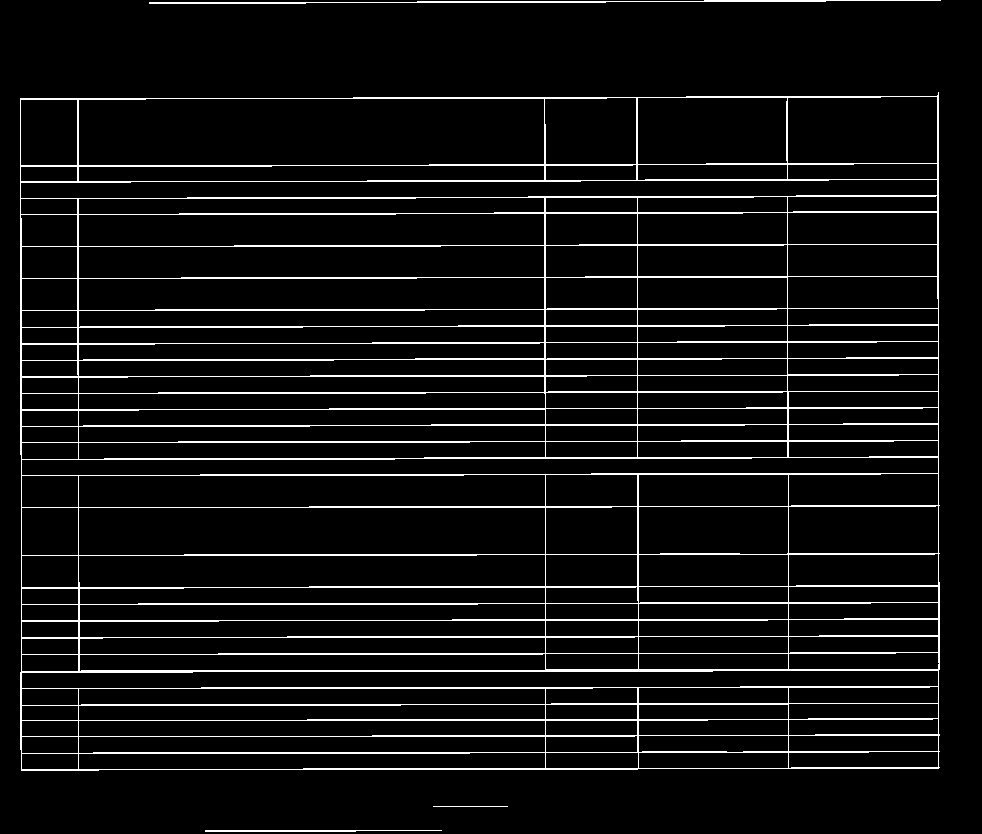
#> input picture parse-table/results/merged_table.png, 982 x 834 px
$ python main3.py
#> lines starting #> are read from the running program, lines starting #| are printed output that depends on the picture; after the words box and inside, x2 and y2 are one past the last pixel; in counts of white or black regions, pixels touching at a corner belong together
import cv2
import numpy as np
import matplotlib
from matplotlib.pyplot import imshow
from matplotlib import pyplot as plt


img = cv2.imread('results/merged_table.png')
#> img is the input picture: shape (834, 982, 3); min 0, max 255, mean 16.9
gray = cv2.cvtColor(img,cv2.COLOR_BGR2GRAY)

kernel_size = 5
blur_gray = cv2.GaussianBlur(gray,(kernel_size, kernel_size),0)
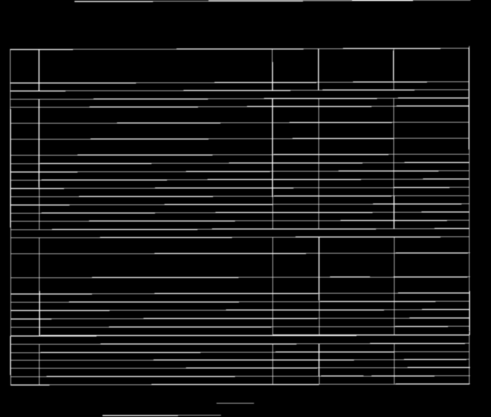
#> blur_gray: shape (834, 982) (shown at 1/2 size); min 0, max 229, mean 16.9

low_threshold = 50
high_threshold = 150
edges = cv2.Canny(blur_gray, low_threshold, high_threshold)
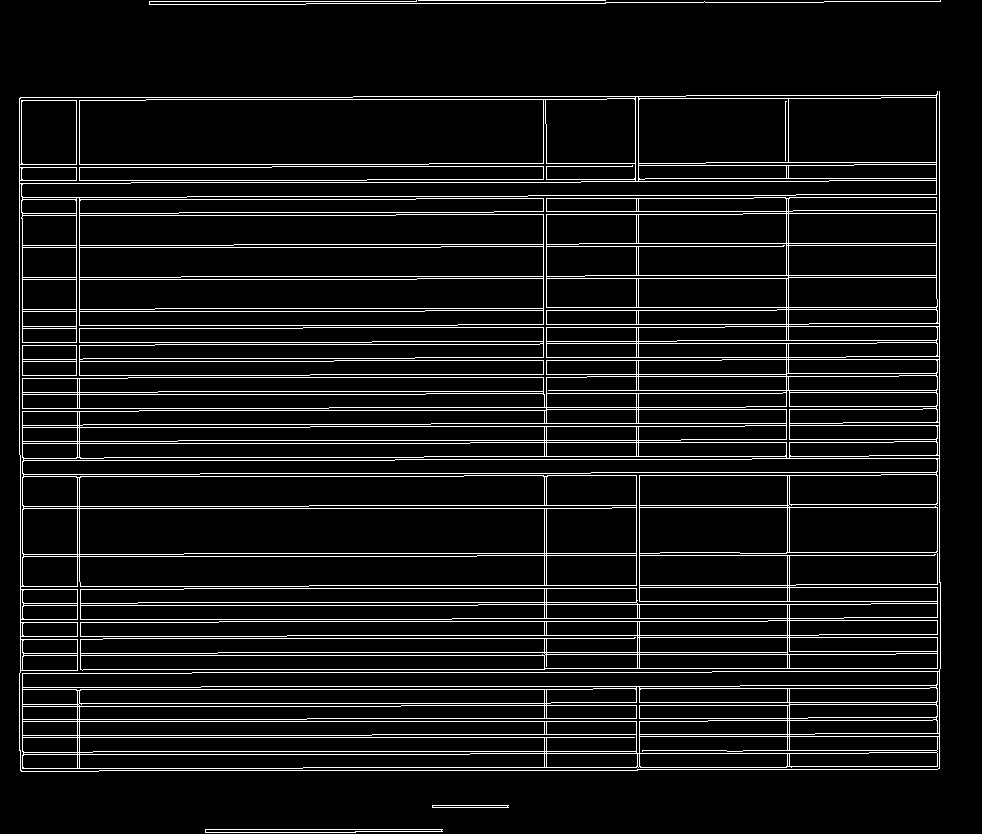
#> edges: shape (834, 982); 8.2% white in thin lines or dots

rho = 1  # distance resolution in pixels of the Hough grid
theta = np.pi / 180  # angular resolution in radians of the Hough grid
threshold = 15  # minimum number of votes (intersections in Hough grid cell)
min_line_length = 50  # minimum number of pixels making up a line
max_line_gap = 20  # maximum gap in pixels between connectable line segments
line_image = np.copy(img) * 0  # creating a blank to draw lines on
#> line_image: shape (834, 982, 3); every value is 0

# Run Hough on edge detected image
# Output "lines" is an array containing endpoints of detected line segments
lines = cv2.HoughLinesP(edges, rho, theta, threshold, np.array([]),
                    min_line_length, max_line_gap)
#> lines = 224 rows, first 6: [184, 588, 639, 588], [19, 721, 707, 721], [178, 440, 680, 440], [103, 638, 639, 638], [218, 652, 787, 652], [544, 668, 940, 668]

for line in lines:
    for x1,y1,x2,y2 in line:
        line_image = cv2.line(line_image,(x1,y1),(x2,y2),(255,0,0),2)
#> this loop made 224 passes
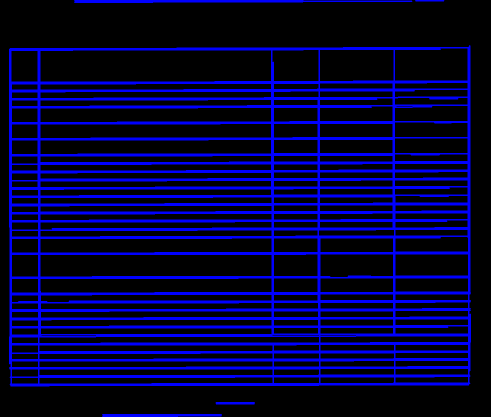
#> line_image: shape (834, 982, 3) (shown at 1/2 size); mean B, G, R 57, 0, 0


# Draw the lines on the  image
lines_edges = cv2.addWeighted(img, 0.8, line_image, 1, 0)
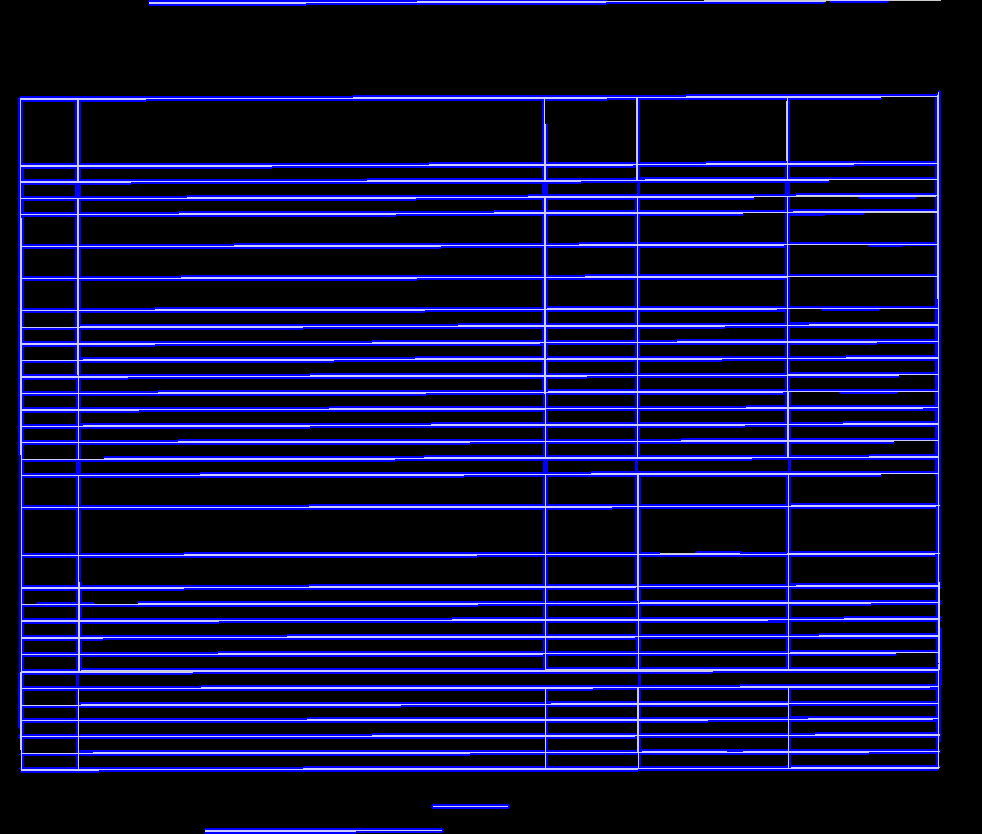
#> lines_edges: shape (834, 982, 3); mean B, G, R 57.2, 13.5, 13.5

cv2.imshow('image', line_image)
cv2.waitKey(0)

$ run again, with parse-table/results/horizontal_lines.png copied over parse-table/results/merged_table.png
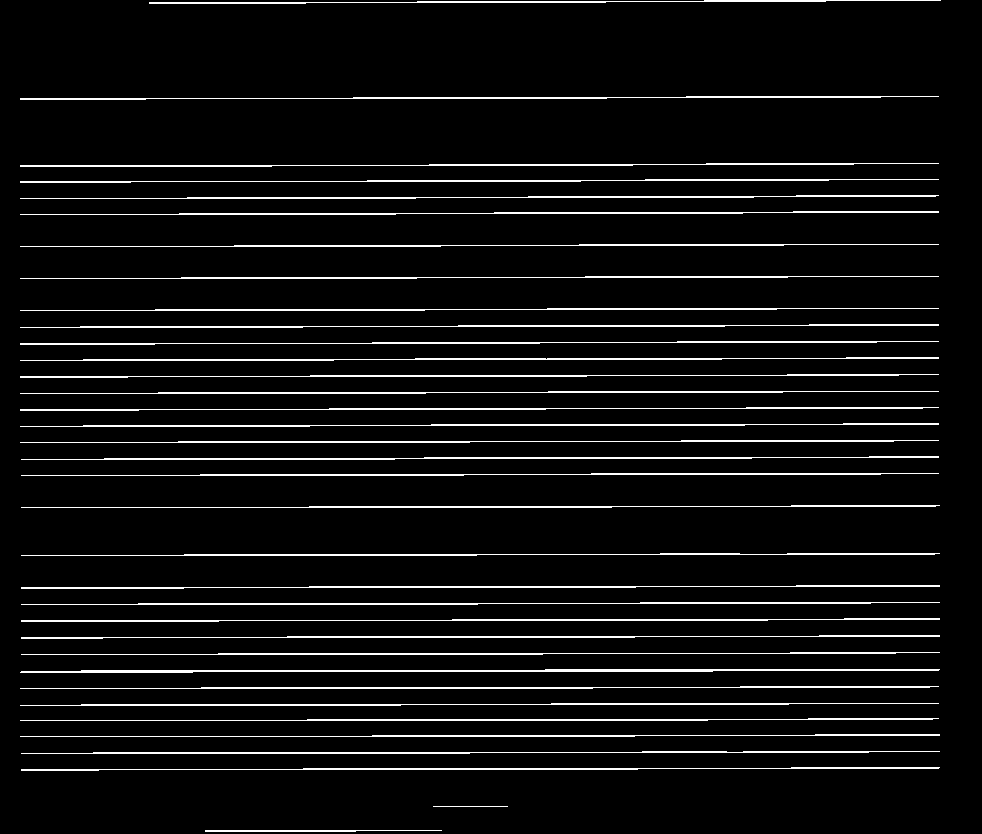
#> input picture parse-table/results/horizontal_lines.png, 982 x 834 px
#> img is the input picture: shape (834, 982, 3); 6% white in thin lines or dots
#> gray: shape (834, 982); 6% white in thin lines or dots
#> `edges = cv2.Canny(blur_gray, low_threshold, high_threshold)`:
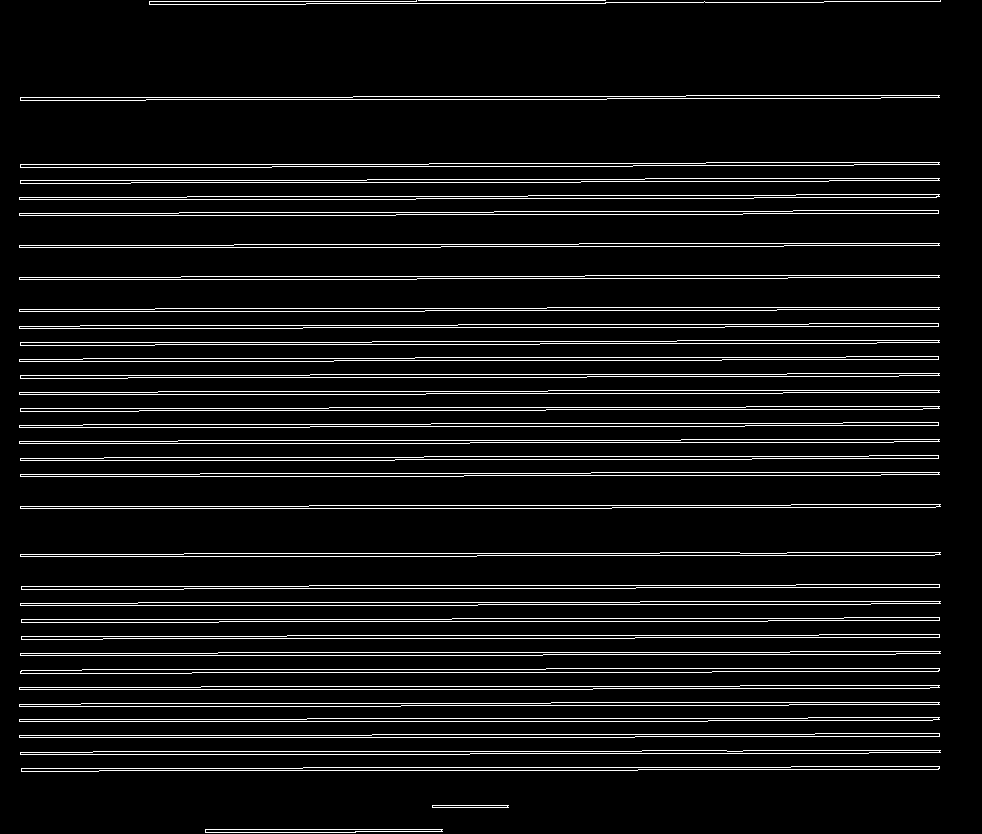
#> edges: shape (834, 982); 7.4% white in thin lines or dots
#> lines = 203 rows, first 6: [19, 721, 707, 721], [218, 652, 789, 652], [395, 459, 751, 459], [192, 672, 711, 672], [310, 374, 786, 374], [93, 751, 641, 751]
#> the loop `for line in lines:` made 203 passes
#> `lines_edges = cv2.addWeighted(img, 0.8, line_image, 1, 0)`:
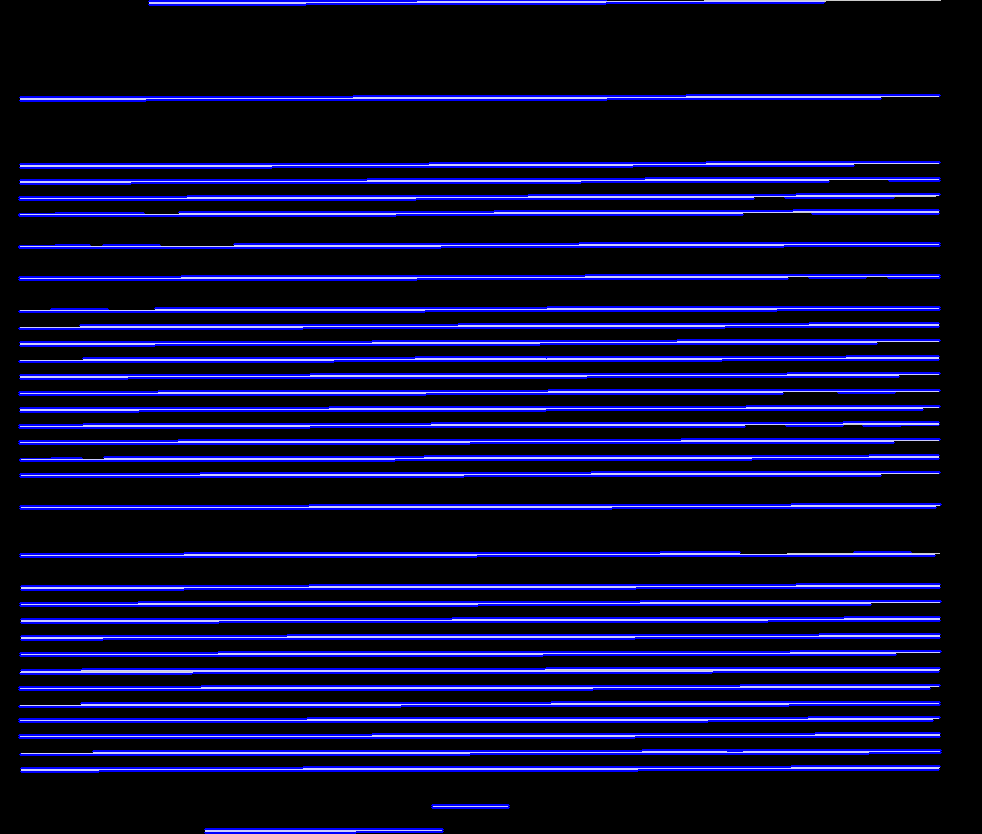
#> lines_edges: shape (834, 982, 3); mean B, G, R 52.1, 12.3, 12.3

$ run again, with parse-table/results/table_intersections.png copied over parse-table/results/merged_table.png
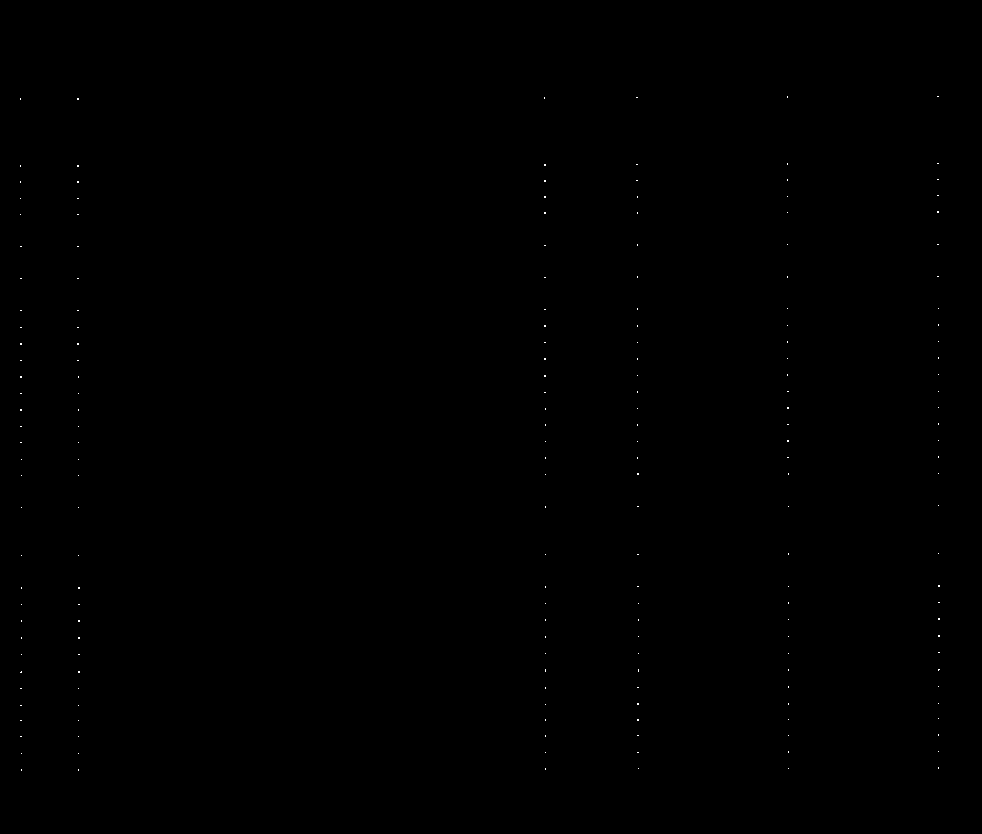
#> input picture parse-table/results/table_intersections.png, 982 x 834 px
#> img is the input picture: shape (834, 982, 3); 0.05% white in thin lines or dots, all inside (x1, y1, x2, y2) = (20, 96, 940, 771)
#> `edges = cv2.Canny(blur_gray, low_threshold, high_threshold)`:
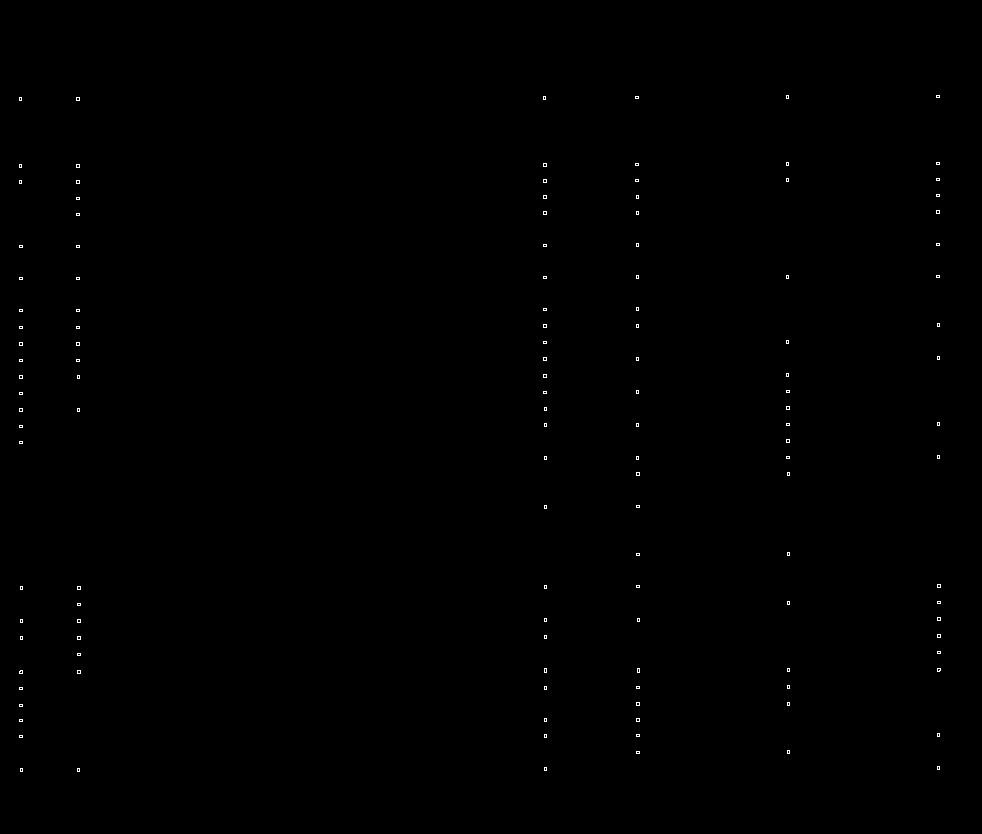
#> edges: shape (834, 982); 0.17% white in thin lines or dots, all inside (x1, y1, x2, y2) = (19, 95, 941, 772)
#> lines = 42 rows, first 6: [546, 214, 546, 163], [544, 426, 544, 308], [22, 443, 22, 309], [636, 753, 636, 686], [939, 671, 939, 584], [937, 671, 937, 584]
#> the loop `for line in lines:` made 42 passes
#> after the loop `for line in lines:`:
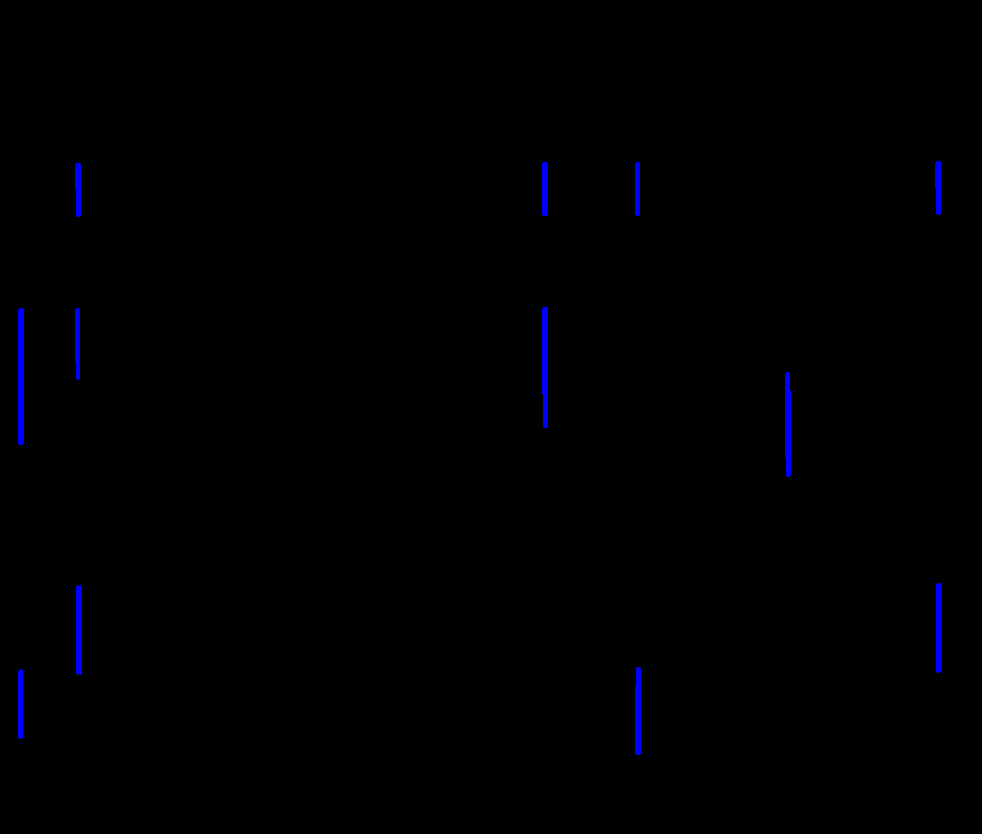
#> line_image: shape (834, 982, 3); mean B, G, R 1.7, 0, 0
